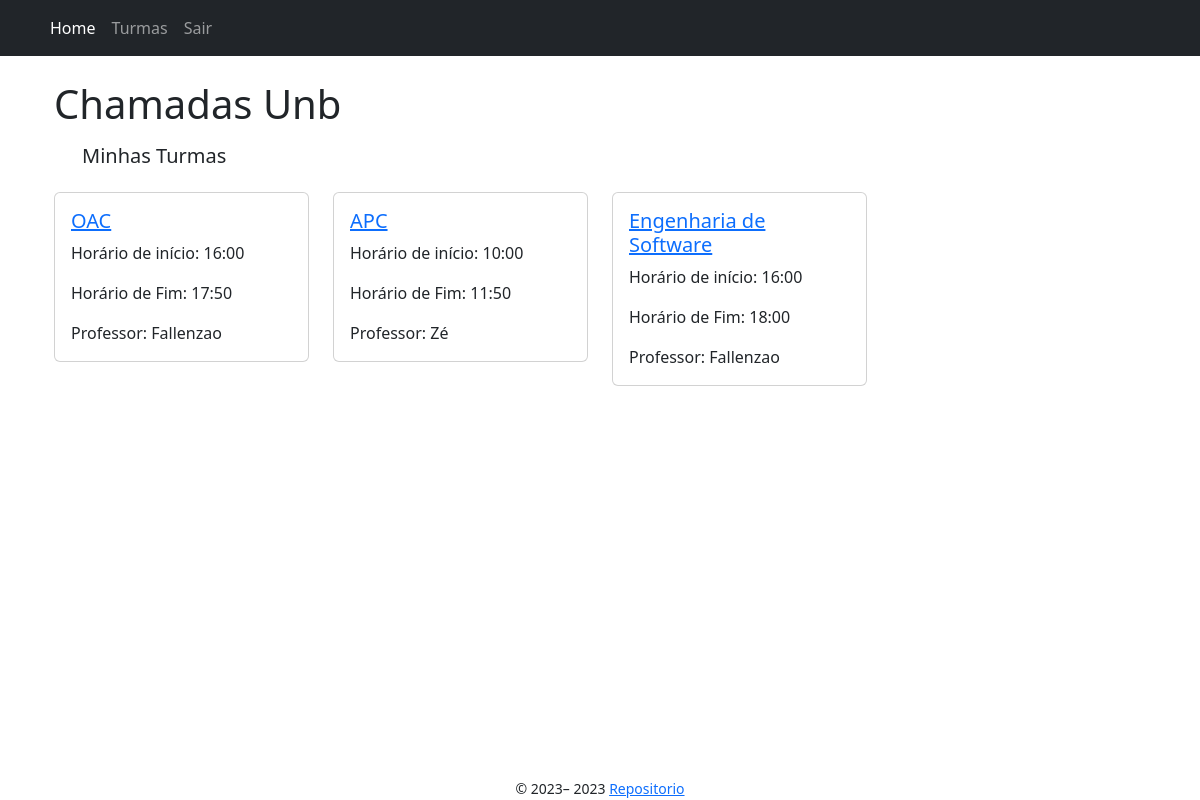
The page / (signed in) on the database as committed earlier.
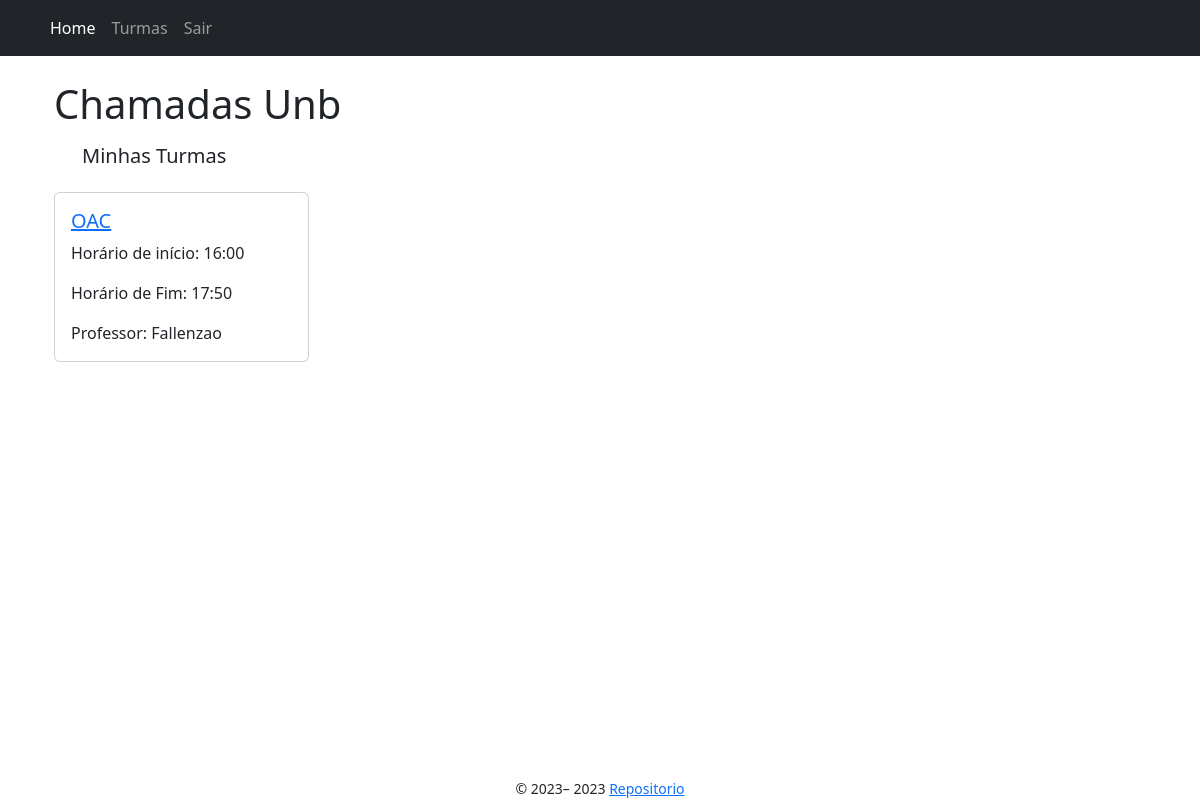
The same page on the database as committed later.
### app/models/turma.py (models this page shows)
class Turma(db.Model):
    __tablename__ = "turma"
    id = db.Column(db.Integer, primary_key=True)
    nome = db.Column(db.String(100), nullable=False)
    horario_inicio = db.Column(db.Time, nullable=False)
    horario_fim = db.Column(db.Time, nullable=False)
    senha = db.Column(db.String(200), nullable=False)
    semestre = db.Column(db.Integer, nullable=False)
    professor_id = db.Column(db.Integer, db.ForeignKey(
        'professor.id'), nullable=False)
    aulas = db.relationship('Aula', backref=db.backref('turma_aulas', lazy=True)) #1 to N
    def __repr__(self) -> str:
        return "<Turma %r>" % self.id

### app/models/usuario.py (models this page shows)
class Usuario(UserMixin,db.Model):
    id = db.Column(db.Integer, primary_key=True)
    nome = db.Column(db.String(150), nullable=False)
    matricula = db.Column(db.String(15), unique=True, nullable=False)
    email = db.Column(db.String(100), unique=True, nullable=False)
    senha = db.Column(db.String(200), nullable=False)
    tipo_usuario = db.Column(
        Enum("aluno", "professor", name="tipo_usuario"), nullable=False)

### app/controllers/index.py (the view)
@bp.route("/", methods=["GET"])
@login_required
def index():
    print(f"turmas do usuario: {current_user.turmas}")
    print(f"user: {current_user}")
    return render_template("index.jinja2", user=current_user)

### app/models/aluno.py (called while the page is built)
    def __repr__(self) -> str:
        return f"<Aluno {self.id}> Nome:{self.nome} - Matricula:{self.matricula} - Email:{self.email} - Turmas:{self.turmas}"

### app/templates/index.jinja2
{% extends "base.jinja2" %}
{% block head %}
    {{ super() }}
{% endblock %}
{% block content %}
<div class="container">
    <h1>Chamadas Unb</h1>
    <div class="row rows-col-1 m-3">
            <h5>Minhas Turmas</h5>
        </div>
    <div id="my-courses" class="row row-col-1 row-cols-md-2 row-cols-lg-4">
        {% for turma in user.turmas %}
            <div class="col mb-4">
                    <div class="card">
                        <div class="card-body">
                            <a href="{{ url_for('turmas.show', turma_id=turma.id) }}">
                                <h5 class="card-title">{{ turma.nome }}</h5>
                            </a>
                            <p>Horário de início: {{ turma.horario_inicio.strftime('%H:%M') }}</p>
                            <p>Horário de Fim: {{ turma.horario_fim.strftime('%H:%M') }}</p>
                            <p class="card-text">Professor: {{ turma.professor.nome }}</p>
                        </div>
                    </div>
                </div>
        {% endfor %}
    </div>
</div>
{% endblock %}

Rows that differ between the two databases and show on the page:
removed Turma: nome "APC", horario_inicio "10:00", horario_fim "11:50", professor.nome "Zé"
removed Turma: nome "Engenharia de Software", horario_inicio "16:00", horario_fim "18:00", professor.nome "Fallenzao"
